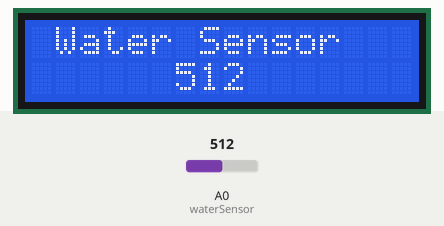
A sketch run on a simulated Arduino Uno, built with avr-gcc and run on an emulated ATmega328P. Parts: 16×2 character LCD. The test bench sets the inputs (shaded band); at power-on: A0 (waterSensor) = 512.

Above: at 1.2 s.
1.3 s: A0 (waterSensor) set to 716
At 2.5 s:
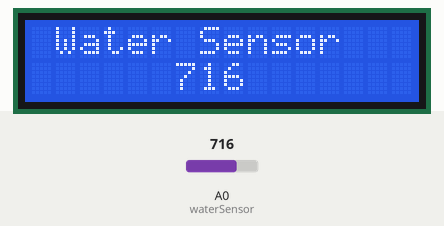
2.8 s: A0 (waterSensor) set to 900
At 4.1 s:
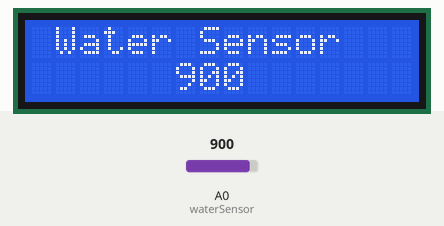
4.4 s: A0 (waterSensor) set to 1023
At 5.9 s:
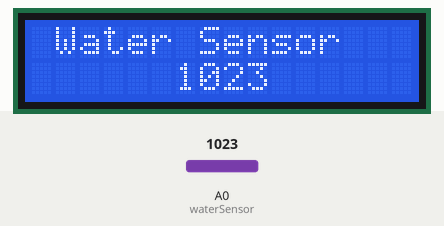
Timing chart, 0 to 7.4 s (numbered marks = the images above; inputs shaded):
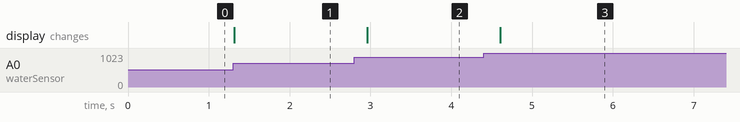

Measured:
- after the input at 1.3 s, the display: changes at once (image 1)
- after the input at 2.8 s, the display: changes after 0.16 s (image 2)
- after the input at 4.4 s, the display: changes after 0.21 s (image 3)

The sketch:

liquid_level_detector_lcd.ino
```cpp
// (licence header left out)
#include <Wire.h>
#include <LiquidCrystal_I2C.h>
// initialize the library with the numbers of the interface pins
LiquidCrystal_I2C lcd(0x27,16,2); // set the LCD address to 0x27 for a 16 chars and 2 line display
const int waterSensor = 0;
int waterValue = 0;
void setup()
{
  lcd.init(); //initialize the lcd
  lcd.backlight(); //open the backlight
  lcd.setCursor(0,0);
  lcd.print(" Water Sensor ");
}
void loop()
{
  int waterValue = analogRead(waterSensor); // get water sensor value
  lcd.setCursor(6,1); //place cursor at 6 column,2 row
  lcd.print(waterValue); //value displayed on lcd
  delay(200); //delay 200ms
  lcd.setCursor(0,1);//place cursor at 1 column,2 row
  lcd.print(" "); //Add 16 spaces to make sure the remaining characters in Line 1, if any, are cleared
}
```
